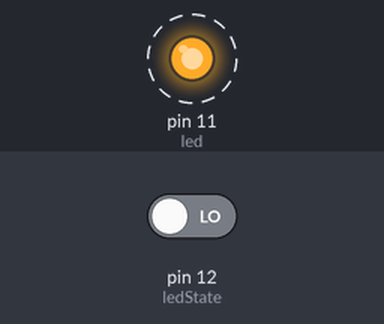
A sketch run on a simulated Arduino Uno, built with avr-gcc and run on an emulated ATmega328P. On the bench: output pins drawn as LEDs (lit = HIGH). Dashed ring = blinking. The test bench sets the inputs (shaded band); at power-on: pin 12 (ledState) LOW. What the sketch prints to the serial monitor is not drawn.

Above: at 0.5 s.
Timing chart, 0 to 4.6 s (numbered marks = the images above):
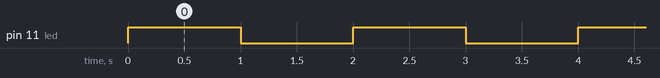

The sketch:

blink.ino
```cpp
int led = 11;
int ledState = 12;
void setup() {

  Serial.begin(9600);
  pinMode(led, OUTPUT);
  pinMode(ledState, INPUT);

}

void loop() {

  digitalWrite(led, HIGH);
  delay(1000);

  int state = digitalRead(ledState);
  Serial.println(state);
  delay(1);

  digitalWrite(led, LOW);
  delay(1000);

}
```

Measured:
- by itself, pin 11 (led): alternates HIGH for 1.0 s and LOW for 1.0 s
